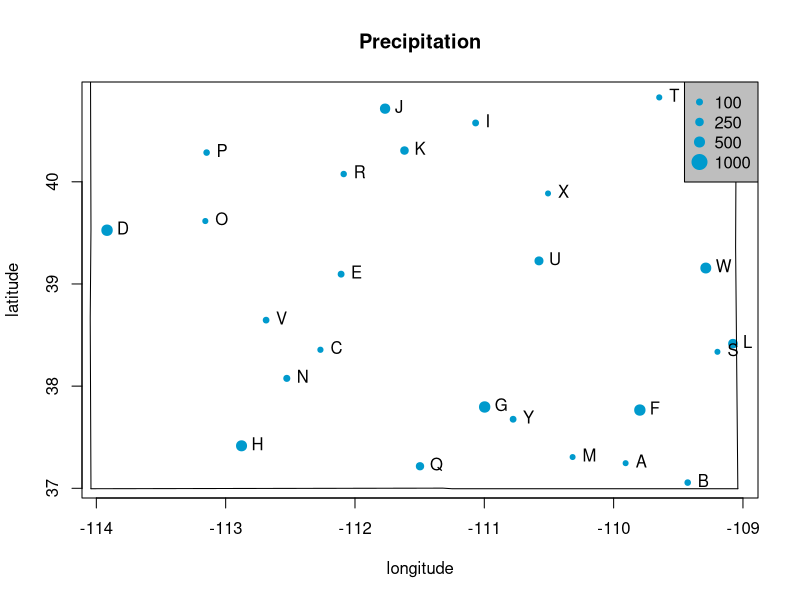
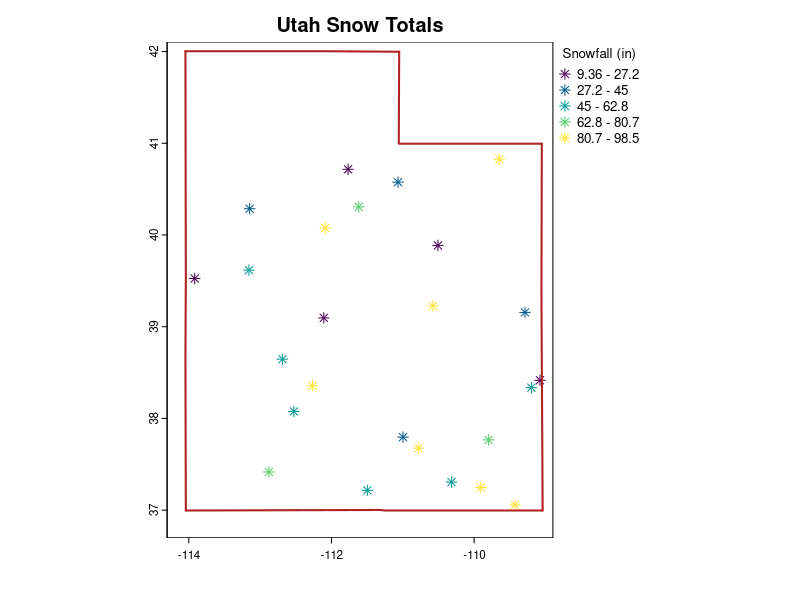
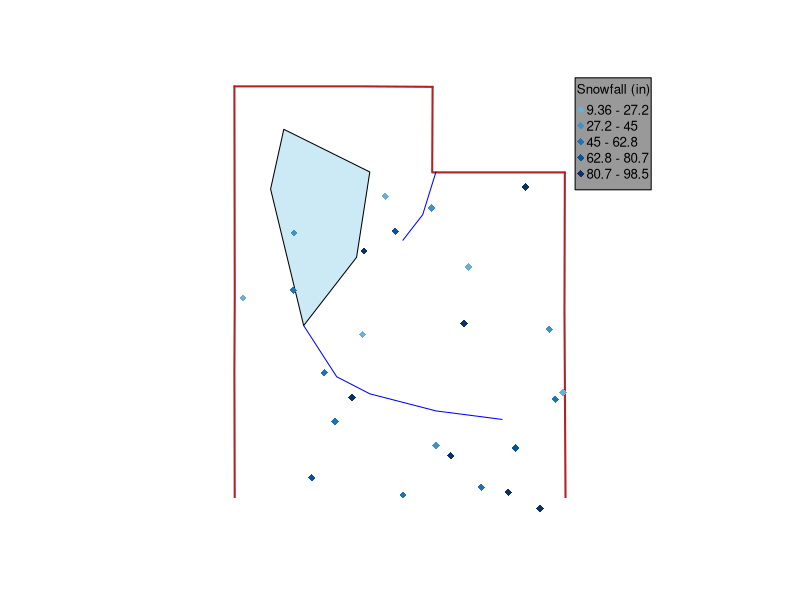
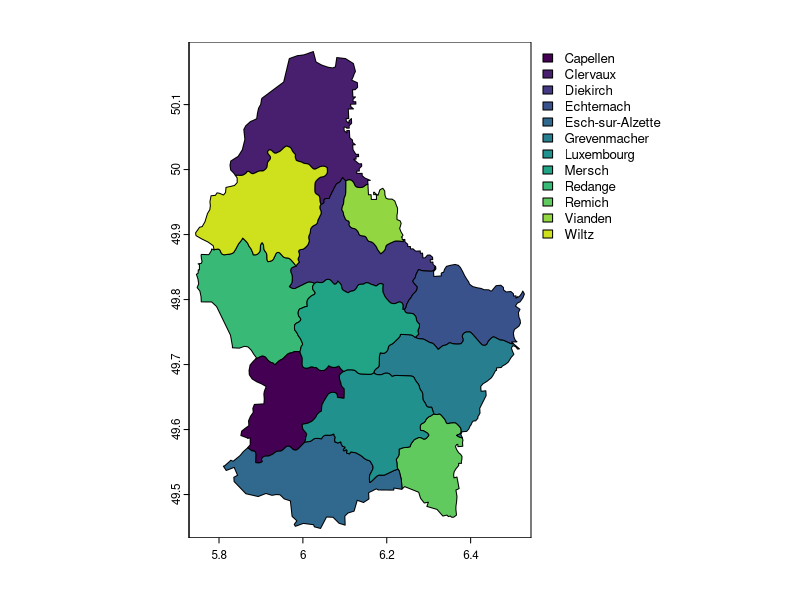
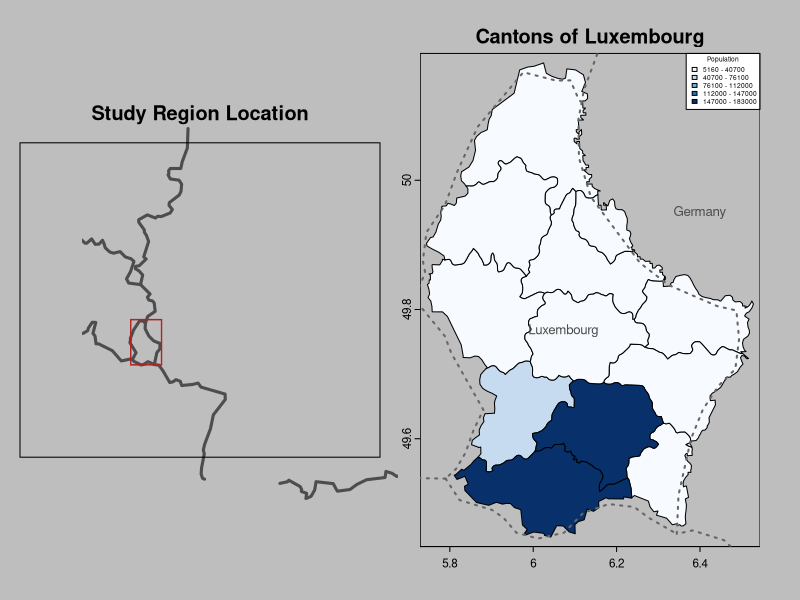

These charts were generated, in order, by the following R code:
## ---- chunk 1
knitr::opts_chunk$set(echo = TRUE)
## ---- chunk 2
# extent the state of Utah
m <-  maps::map("state", "Utah", plot = F)
e <- m$range

# create lat/long and precip data
set.seed(123)
longitude <-  sample(seq(e[1], e[2], 0.01), 25)
latitude <-  sample(seq(e[3], 41, 0.01), 25) # use 41 instead of e[4]
precip <- round((runif(length(latitude))*10)^3) # simulated rainfall data
station_locations <- cbind(longitude, latitude)

# plot
psize <- 1 + precip/500
plot(station_locations, cex=psize, pch=20, col='deepskyblue3', main='Precipitation')
maps::map("state", "Utah", add=T)
text(station_locations, LETTERS[1:length(latitude)], pos=4)
# add a legend
breaks <- c(100, 250, 500, 1000)
legend.psize <- 1+breaks/500
legend("topright", legend=breaks, pch=20, pt.cex=legend.psize, col='deepskyblue3', bg='gray')

## ---- chunk 3
library(terra)
# make into vector data
pts <- vect(station_locations) # create vector data from long/lat points
class(pts)
pts # data structure
## ---- chunk 4
crdref <- "+proj=longlat +datum=WGS84" # CRS used for GPS data
pts <- vect(station_locations, crs=crdref)
cat(crs(pts))
## ---- chunk 5
# create spatial vector object from dataframe
snowfall <- runif(nrow(station_locations), min=0, max=100) # new precipitation 
df <- data.frame(ID=1:nrow(station_locations), snow=snowfall)
df <- cbind(df, station_locations)
# specify geometry attributes and CRS
ptv <- vect(df, geom = c("longitude", "latitude"), crs="EPSG:4326")

# plot using default classification (interval)
plot(ptv, "snow", ylim = c(36.8, 42), xlim = c(-114.2, -109), pch = 8,
     main = "Utah Snow Totals", plg= list(title = "Snowfall (in)"),
     col = hcl.colors(5))
maps::map("state", "Utah", add=TRUE, col='firebrick', lwd=2)
## ---- chunk 6
# geometry for one lake (polygon)
set.seed(123)
lon <-  c(-113.3, -112, -112.2, -113, -113.5)
lat <-  c(41.5, 41, 40, 39.2, 40.8)
p_lonlat <- cbind(id=1, part=1, lon, lat)

# geometry for two river
lon <- c(-113, -112.5, -112, -111, -110, -111, -111.2, -111.4, -111.5)
lat <- c(39.2, 38.6, 38.4, 38.2, 38.1, 41, 40.5, 40.3, 40.2)
l_lonlat <- cbind(id = c(rep(1, 5),rep(2, 4)), lon, lat)
# create lines/polygon objects
pols <- vect(p_lonlat, type="polygons", crs=crdref)
lns <- vect(l_lonlat, type="lines", crs=crdref)
# plot
maps::map("state", "Utah", col='firebrick', lwd=2)
plot(pols, border='black', col=adjustcolor('deepskyblue3', alpha.f = 0.2), lwd=1, add=TRUE)
plot(lns, col='blue', add=TRUE)
plot(ptv, "snow", col = blues9[5:9], pch=18, add=TRUE,
      plg= list(title = "Snowfall (in)", bg = 'grey60', bty="o"))
## ---- chunk 7
f <- system.file("ex/lux.shp", package="terra")
lux <- vect(f)
lux
## ---- chunk 8
plot(lux, "NAME_2")
## ---- chunk 9
library(maps)
par(mfrow=c(1,2)) # change plot frame
# map 1
map("world", c("Belgium", "Germany", "Luxembourg"), ylim=c(48,53), xlim=c(3,12), mar=c(1,1,3,1), col='grey30', bg="grey", lwd=3)
title("Study Region Location"); box()
plot(ext(lux), border="firebrick", lwd=1.5, add=T)
map.text("world", c("Belgium", "Germany$"), add=T)
# map 2
plot(lux, "POP", col=blues9, main = "Cantons of Luxembourg", mar=c(2,1,2,2), type="interval", legend="topright", plg=list(title="Population", cex=0.5, bty="o"))
map("world", c("Belgium", "Germany", "Luxembourg"), col='grey40', lty=3, lwd=2, add=T)
map.text("world", "Luxembourg", add=T, col="grey30", cex=0.8)
text(x=6.4, y=49.95, "Germany", cex=0.8, col='grey30')
